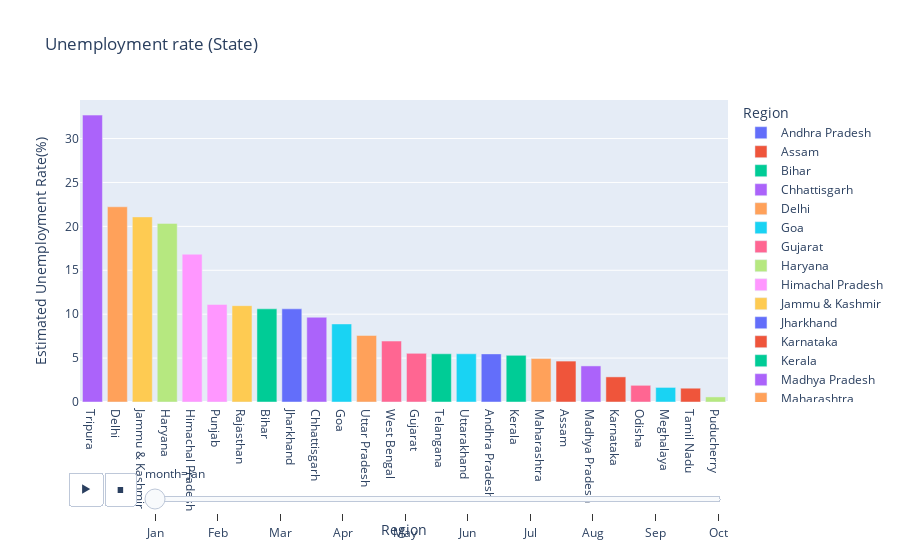

The code cell stored with this chart in its notebook:
### Code cell
fig = px.bar(k, x='Region',y='Estimated Unemployment Rate(%)', animation_frame = 'month', color='Region',
            title='Unemployment rate (State)')

fig.update_layout(xaxis={'categoryorder':'total descending'})

fig.layout.updatemenus[0].buttons[0].args[1]["frame"]["duration"]=2000

fig.show()

### Figure 1 — Plotly figure (JSON) as saved in the notebook; plotly's stock layout.template omitted (floating-point values rounded to 4 significant figures)
{"data": [{"alignmentgroup": "True", "hovertemplate": "Region=%{x}<br>month=Jan<br>Estimated Unemployment Rate(%)=%{y}<extra></extra>", "legendgroup": "Andhra Pradesh", "marker": {"color": "#636efa", "pattern": {"shape": ""}}, "name": "Andhra Pradesh", "offsetgroup": "Andhra Pradesh", "orientation": "v", "showlegend": true, "textposition": "auto", "type": "bar", "x": ["Andhra Pradesh"], "xaxis": "x", "y": [5.48], "yaxis": "y"}, {"alignmentgroup": "True", "hovertemplate": "Region=%{x}<br>month=Jan<br>Estimated Unemployment Rate(%)=%{y}<extra></extra>", "legendgroup": "Assam", "marker": {"color": "#EF553B", "pattern": {"shape": ""}}, "name": "Assam", "offsetgroup": "Assam", "orientation": "v", "showlegend": true, "textposition": "auto", "type": "bar", "x": ["Assam"], "xaxis": "x", "y": [4.66], "yaxis": "y"}, {"alignmentgroup": "True", "hovertemplate": "Region=%{x}<br>month=Jan<br>Estimated Unemployment Rate(%)=%{y}<extra></extra>", "legendgroup": "Bihar", "marker": {"color": "#00cc96", "pattern": {"shape": ""}}, "name": "Bihar", "offsetgroup": "Bihar", "orientation": "v", "showlegend": true, "textposition": "auto", "type": "bar", "x": ["Bihar"], "xaxis": "x", "y": [10.61], "yaxis": "y"}, {"alignmentgroup": "True", "hovertemplate": "Region=%{x}<br>month=Jan<br>Estimated Unemployment Rate(%)=%{y}<extra></extra>", "legendgroup": "Chhattisgarh", "marker": {"color": "#ab63fa", "pattern": {"shape": ""}}, "name": "Chhattisgarh", "offsetgroup": "Chhattisgarh", "orientation": "v", "showlegend": true, "textposition": "auto", "type": "bar", "x": ["Chhattisgarh"], "xaxis": "x", "y": [9.65], "yaxis": "y"}, {"alignmentgroup": "True", "hovertemplate": "Region=%{x}<br>month=Jan<br>Estimated Unemployment Rate(%)=%{y}<extra></extra>", "legendgroup": "Delhi", "marker": {"color": "#FFA15A", "pattern": {"shape": ""}}, "name": "Delhi", "offsetgroup": "Delhi", "orientation": "v", "showlegend": true, "textposition": "auto", "type": "bar", "x": ["Delhi"], "xaxis": "x", "y": [22.23], "yaxis": "y"}, {"alignmentgroup": "True", "hovertemplate": "Region=%{x}<br>month=Jan<br>Estimated Unemployment Rate(%)=%{y}<extra></extra>", "legendgroup": "Goa", "marker": {"color": "#19d3f3", "pattern": {"shape": ""}}, "name": "Goa", "offsetgroup": "Goa", "orientation": "v", "showlegend": true, "textposition": "auto", "type": "bar", "x": ["Goa"], "xaxis": "x", "y": [8.89], "yaxis": "y"}, {"alignmentgroup": "True", "hovertemplate": "Region=%{x}<br>month=Jan<br>Estimated Unemployment Rate(%)=%{y}<extra></extra>", "legendgroup": "Gujarat", "marker": {"color": "#FF6692", "pattern": {"shape": ""}}, "name": "Gujarat", "offsetgroup": "Gujarat", "orientation": "v", "showlegend": true, "textposition": "auto", "type": "bar", "x": ["Gujarat"], "xaxis": "x", "y": [5.54], "yaxis": "y"}, {"alignmentgroup": "True", "hovertemplate": "Region=%{x}<br>month=Jan<br>Estimated Unemployment Rate(%)=%{y}<extra></extra>", "legendgroup": "Haryana", "marker": {"color": "#B6E880", "pattern": {"shape": ""}}, "name": "Haryana", "offsetgroup": "Haryana", "orientation": "v", "showlegend": true, "textposition": "auto", "type": "bar", "x": ["Haryana"], "xaxis": "x", "y": [20.34], "yaxis": "y"}, {"alignmentgroup": "True", "hovertemplate": "Region=%{x}<br>month=Jan<br>Estimated Unemployment Rate(%)=%{y}<extra></extra>", "legendgroup": "Himachal Pradesh", "marker": {"color": "#FF97FF", "pattern": {"shape": ""}}, "name": "Himachal Pradesh", "offsetgroup": "Himachal Pradesh", "orientation": "v", "showlegend": true, "textposition": "auto", "type": "bar", "x": ["Himachal Pradesh"], "xaxis": "x", "y": [16.83], "yaxis": "y"}, {"alignmentgroup": "True", "hovertemplate": "Region=%{x}<br>month=Jan<br>Estimated Unemployment Rate(%)=%{y}<extra></extra>", "legendgroup": "Jammu & Kashmir", "marker": {"color": "#FECB52", "pattern": {"shape": ""}}, "name": "Jammu & Kashmir", "offsetgroup": "Jammu & Kashmir", "orientation": "v", "showlegend": true, "textposition": "auto", "type": "bar", "x": ["Jammu & Kashmir"], "xaxis": "x", "y": [21.08], "yaxis": "y"}, {"alignmentgroup": "True", "hovertemplate": "Region=%{x}<br>month=Jan<br>Estimated Unemployment Rate(%)=%{y}<extra></extra>", "legendgroup": "Jharkhand", "marker": {"color": "#636efa", "pattern": {"shape": ""}}, "name": "Jharkhand", "offsetgroup": "Jharkhand", "orientation": "v", "showlegend": true, "textposition": "auto", "type": "bar", "x": ["Jharkhand"], "xaxis": "x", "y": [10.61], "yaxis": "y"}, {"alignmentgroup": "True", "hovertemplate": "Region=%{x}<br>month=Jan<br>Estimated Unemployment Rate(%)=%{y}<extra></extra>", "legendgroup": "Karnataka", "marker": {"color": "#EF553B", "pattern": {"shape": ""}}, "name": "Karnataka", "offsetgroup": "Karnataka", "orientation": "v", "showlegend": true, "textposition": "auto", "type": "bar", "x": ["Karnataka"], "xaxis": "x", "y": [2.86], "yaxis": "y"}, {"alignmentgroup": "True", "hovertemplate": "Region=%{x}<br>month=Jan<br>Estimated Unemployment Rate(%)=%{y}<extra></extra>", "legendgroup": "Kerala", "marker": {"color": "#00cc96", "pattern": {"shape": ""}}, "name": "Kerala", "offsetgroup": "Kerala", "orientation": "v", "showlegend": true, "textposition": "auto", "type": "bar", "x": ["Kerala"], "xaxis": "x", "y": [5.31], "yaxis": "y"}, {"alignmentgroup": "True", "hovertemplate": "Region=%{x}<br>month=Jan<br>Estimated Unemployment Rate(%)=%{y}<extra></extra>", "legendgroup": "Madhya Pradesh", "marker": {"color": "#ab63fa", "pattern": {"shape": ""}}, "name": "Madhya Pradesh", "offsetgroup": "Madhya Pradesh", "orientation": "v", "showlegend": true, "textposition": "auto", "type": "bar", "x": ["Madhya Pradesh"], "xaxis": "x", "y": [4.11], "yaxis": "y"}, {"alignmentgroup": "True", "hovertemplate": "Region=%{x}<br>month=Jan<br>Estimated Unemployment Rate(%)=%{y}<extra></extra>", "legendgroup": "Maharashtra", "marker": {"color": "#FFA15A", "pattern": {"shape": ""}}, "name": "Maharashtra", "offsetgroup": "Maharashtra", "orientation": "v", "showlegend": true, "textposition": "auto", "type": "bar", "x": ["Maharashtra"], "xaxis": "x", "y": [4.95], "yaxis": "y"}, {"alignmentgroup": "True", "hovertemplate": "Region=%{x}<br>month=Jan<br>Estimated Unemployment Rate(%)=%{y}<extra></extra>", "legendgroup": "Meghalaya", "marker": {"color": "#19d3f3", "pattern": {"shape": ""}}, "name": "Meghalaya", "offsetgroup": "Meghalaya", "orientation": "v", "showlegend": true, "textposition": "auto", "type": "bar", "x": ["Meghalaya"], "xaxis": "x", "y": [1.66], "yaxis": "y"}, {"alignmentgroup": "True", "hovertemplate": "Region=%{x}<br>month=Jan<br>Estimated Unemployment Rate(%)=%{y}<extra></extra>", "legendgroup": "Odisha", "marker": {"color": "#FF6692", "pattern": {"shape": ""}}, "name": "Odisha", "offsetgroup": "Odisha", "orientation": "v", "showlegend": true, "textposition": "auto", "type": "bar", "x": ["Odisha"], "xaxis": "x", "y": [1.9], "yaxis": "y"}, {"alignmentgroup": "True", "hovertemplate": "Region=%{x}<br>month=Jan<br>Estimated Unemployment Rate(%)=%{y}<extra></extra>", "legendgroup": "Puducherry", "marker": {"color": "#B6E880", "pattern": {"shape": ""}}, "name": "Puducherry", "offsetgroup": "Puducherry", "orientation": "v", "showlegend": true, "textposition": "auto", "type": "bar", "x": ["Puducherry"], "xaxis": "x", "y": [0.58], "yaxis": "y"}, {"alignmentgroup": "True", "hovertemplate": "Region=%{x}<br>month=Jan<br>Estimated Unemployment Rate(%)=%{y}<extra></extra>", "legendgroup": "Punjab", "marker": {"color": "#FF97FF", "pattern": {"shape": ""}}, "name": "Punjab", "offsetgroup": "Punjab", "orientation": "v", "showlegend": true, "textposition": "auto", "type": "bar", "x": ["Punjab"], "xaxis": "x", "y": [11.11], "yaxis": "y"}, {"alignmentgroup": "True", "hovertemplate": "Region=%{x}<br>month=Jan<br>Estimated Unemployment Rate(%)=%{y}<extra></extra>", "legendgroup": "Rajasthan", "marker": {"color": "#FECB52", "pattern": {"shape": ""}}, "name": "Rajasthan", "offsetgroup": "Rajasthan", "orientation": "v", "showlegend": true, "textposition": "auto", "type": "bar", "x": ["Rajasthan"], "xaxis": "x", "y": [10.97], "yaxis": "y"}, {"alignmentgroup": "True", "hovertemplate": "Region=%{x}<br>month=Jan<br>Estimated Unemployment Rate(%)=%{y}<extra></extra>", "legendgroup": "Tamil Nadu", "marker": {"color": "#EF553B", "pattern": {"shape": ""}}, "name": "Tamil Nadu", "offsetgroup": "Tamil Nadu", "orientation": "v", "showlegend": true, "textposition": "auto", "type": "bar", "x": ["Tamil Nadu"], "xaxis": "x", "y": [1.57], "yaxis": "y"}, {"alignmentgroup": "True", "hovertemplate": "Region=%{x}<br>month=Jan<br>Estimated Unemployment Rate(%)=%{y}<extra></extra>", "legendgroup": "Telangana", "marker": {"color": "#00cc96", "pattern": {"shape": ""}}, "name": "Telangana", "offsetgroup": "Telangana", "orientation": "v", "showlegend": true, "textposition": "auto", "type": "bar", "x": ["Telangana"], "xaxis": "x", "y": [5.49], "yaxis": "y"}, {"alignmentgroup": "True", "hovertemplate": "Region=%{x}<br>month=Jan<br>Estimated Unemployment Rate(%)=%{y}<extra></extra>", "legendgroup": "Tripura", "marker": {"color": "#ab63fa", "pattern": {"shape": ""}}, "name": "Tripura", "offsetgroup": "Tripura", "orientation": "v", "showlegend": true, "textposition": "auto", "type": "bar", "x": ["Tripura"], "xaxis": "x", "y": [32.67], "yaxis": "y"}, {"alignmentgroup": "True", "hovertemplate": "Region=%{x}<br>month=Jan<br>Estimated Unemployment Rate(%)=%{y}<extra></extra>", "legendgroup": "Uttar Pradesh", "marker": {"color": "#FFA15A", "pattern": {"shape": ""}}, "name": "Uttar Pradesh", "offsetgroup": "Uttar Pradesh", "orientation": "v", "showlegend": true, "textposition": "auto", "type": "bar", "x": ["Uttar Pradesh"], "xaxis": "x", "y": [7.58], "yaxis": "y"}, {"alignmentgroup": "True", "hovertemplate": "Region=%{x}<br>month=Jan<br>Estimated Unemployment Rate(%)=%{y}<extra></extra>", "legendgroup": "Uttarakhand", "marker": {"color": "#19d3f3", "pattern": {"shape": ""}}, "name": "Uttarakhand", "offsetgroup": "Uttarakhand", "orientation": "v", "showlegend": true, "textposition": "auto", "type": "bar", "x": ["Uttarakhand"], "xaxis": "x", "y": [5.49], "yaxis": "y"}, {"alignmentgroup": "True", "hovertemplate": "Region=%{x}<br>month=Jan<br>Estimated Unemployment Rate(%)=%{y}<extra></extra>", "legendgroup": "West Bengal", "marker": {"color": "#FF6692", "pattern": {"shape": ""}}, "name": "West Bengal", "offsetgroup": "West Bengal", "orientation": "v", "showlegend": true, "textposition": "auto", "type": "bar", "x": ["West Bengal"], "xaxis": "x", "y": [6.94], "yaxis": "y"}], "layout": {"barmode": "relative", "legend": {"title": {"text": "Region"}, "tracegroupgap": 0}, "sliders": [{"active": 0, "currentvalue": {"prefix": "month="}, "len": 0.9, "pad": {"b": 10, "t": 60}, "steps": [{"args": [["Jan"], {"frame": {"duration": 0, "redraw": true}, "fromcurrent": true, "mode": "immediate", "transition": {"duration": 0, "easing": "linear"}}], "label": "Jan", "method": "animate"}, {"args": [["Feb"], {"frame": {"duration": 0, "redraw": true}, "fromcurrent": true, "mode": "immediate", "transition": {"duration": 0, "easing": "linear"}}], "label": "Feb", "method": "animate"}, {"args": [["Mar"], {"frame": {"duration": 0, "redraw": true}, "fromcurrent": true, "mode": "immediate", "transition": {"duration": 0, "easing": "linear"}}], "label": "Mar", "method": "animate"}, {"args": [["Apr"], {"frame": {"duration": 0, "redraw": true}, "fromcurrent": true, "mode": "immediate", "transition": {"duration": 0, "easing": "linear"}}], "label": "Apr", "method": "animate"}, {"args": [["May"], {"frame": {"duration": 0, "redraw": true}, "fromcurrent": true, "mode": "immediate", "transition": {"duration": 0, "easing": "linear"}}], "label": "May", "method": "animate"}, {"args": [["Jun"], {"frame": {"duration": 0, "redraw": true}, "fromcurrent": true, "mode": "immediate", "transition": {"duration": 0, "easing": "linear"}}], "label": "Jun", "method": "animate"}, {"args": [["Jul"], {"frame": {"duration": 0, "redraw": true}, "fromcurrent": true, "mode": "immediate", "transition": {"duration": 0, "easing": "linear"}}], "label": "Jul", "method": "animate"}, {"args": [["Aug"], {"frame": {"duration": 0, "redraw": true}, "fromcurrent": true, "mode": "immediate", "transition": {"duration": 0, "easing": "linear"}}], "label": "Aug", "method": "animate"}, {"args": [["Sep"], {"frame": {"duration": 0, "redraw": true}, "fromcurrent": true, "mode": "immediate", "transition": {"duration": 0, "easing": "linear"}}], "label": "Sep", "method": "animate"}, {"args": [["Oct"], {"frame": {"duration": 0, "redraw": true}, "fromcurrent": true, "mode": "immediate", "transition": {"duration": 0, "easing": "linear"}}], "label": "Oct", "method": "animate"}], "x": 0.1, "xanchor": "left", "y": 0, "yanchor": "top"}], "title": {"text": "Unemployment rate (State)"}, "updatemenus": [{"buttons": [{"args": [null, {"frame": {"duration": 2000, "redraw": true}, "fromcurrent": true, "mode": "immediate", "transition": {"duration": 500, "easing": "linear"}}], "label": "&#9654;", "method": "animate"}, {"args": [[null], {"frame": {"duration": 0, "redraw": true}, "fromcurrent": true, "mode": "immediate", "transition": {"duration": 0, "easing": "linear"}}], "label": "&#9724;", "method": "animate"}], "direction": "left", "pad": {"r": 10, "t": 70}, "showactive": false, "type": "buttons", "x": 0.1, "xanchor": "right", "y": 0, "yanchor": "top"}], "xaxis": {"anchor": "y", "categoryarray": ["Andhra Pradesh", "Assam", "Bihar", "Chhattisgarh", "Delhi", "Goa", "Gujarat", "Haryana", "Himachal Pradesh", "Jammu & Kashmir", "Jharkhand", "Karnataka", "Kerala", "Madhya Pradesh", "Maharashtra", "Meghalaya", "Odisha", "Puducherry", "Punjab", "Rajasthan", "Sikkim", "Tamil Nadu", "Telangana", "Tripura", "Uttar Pradesh", "Uttarakhand", "West Bengal"], "categoryorder": "total descending", "domain": [0, 1], "title": {"text": "Region"}}, "yaxis": {"anchor": "x", "domain": [0, 1], "title": {"text": "Estimated Unemployment Rate(%)"}}}}
